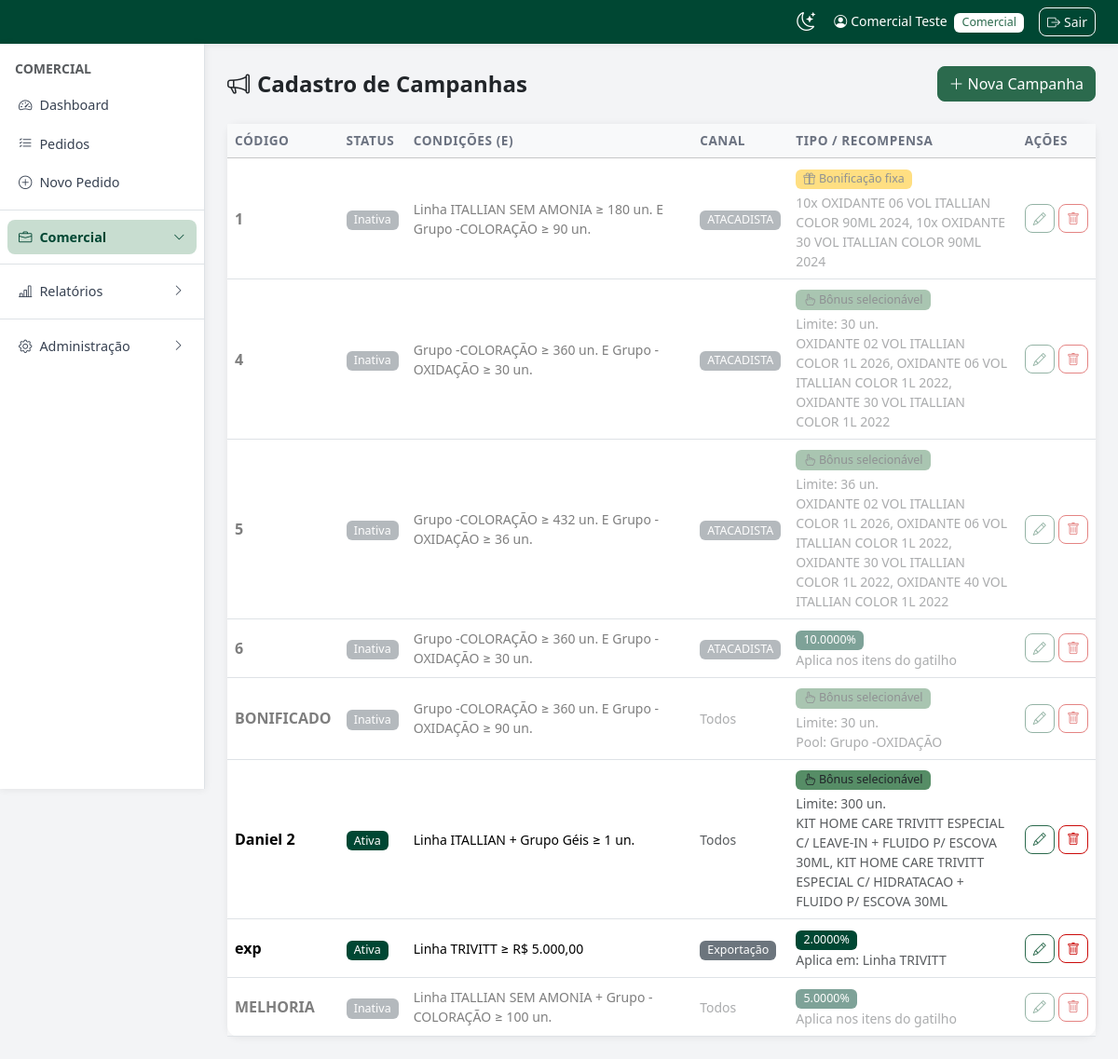
The page /admin/cadastros/campanhas.php (signed in) on the database its author committed.
### tables this page shows
CREATE TABLE `campanhas` (
  `id` int(11) NOT NULL,
  `codigo_campanha` varchar(50) DEFAULT NULL,
  `produto_id` int(11) DEFAULT NULL,
  `linha` varchar(50) DEFAULT NULL,
  `grupo` varchar(50) DEFAULT NULL,
  `subgrupo` varchar(50) DEFAULT NULL,
  `canal_venda_id` int(11) DEFAULT NULL,
  `quantidade` int(11) DEFAULT 0,
  `desconto` decimal(10,4) DEFAULT 0.0000,
  `created_at` timestamp NOT NULL DEFAULT current_timestamp(),
  `tipo` varchar(20) NOT NULL DEFAULT 'desconto',
  `valor_alvo` decimal(12,2) DEFAULT NULL,
  `bonif_modo` varchar(20) NOT NULL DEFAULT 'fixo',
  `bonif_limite_tipo` varchar(20) DEFAULT NULL,
  `bonif_limite_valor` decimal(12,2) DEFAULT NULL,
  `ativo` tinyint(4) NOT NULL DEFAULT 1,
  `bonif_selec_modo` varchar(20) NOT NULL DEFAULT 'produtos'
);

CREATE TABLE `canal_venda` (
  `id` int(11) NOT NULL,
  `canal` varchar(100) NOT NULL,
  `faixa_faturamento` varchar(100) DEFAULT NULL,
  `desconto` decimal(10,4) DEFAULT 0.0000,
  `created_at` timestamp NOT NULL DEFAULT current_timestamp(),
  `margem_negociacao` decimal(10,4) NOT NULL DEFAULT 0.0000
);

CREATE TABLE `produtos` (
  `id` int(11) NOT NULL,
  `codigo_produto` varchar(50) DEFAULT NULL,
  `linha` varchar(50) DEFAULT NULL,
  `grupo` varchar(50) DEFAULT NULL,
  `subgrupo` varchar(50) DEFAULT NULL,
  `codigo_barra` varchar(50) DEFAULT NULL,
  `descricao_pt` varchar(200) DEFAULT NULL,
  `descricao_en` varchar(200) DEFAULT NULL,
  `descricao_es` varchar(200) DEFAULT NULL,
  `desc_cliente_pt` text DEFAULT NULL,
  `desc_cliente_en` text DEFAULT NULL,
  `desc_cliente_es` text DEFAULT NULL,
  `nuance` varchar(50) DEFAULT NULL,
  `multiplo` int(11) DEFAULT 1,
  `vendas_distribuidor` decimal(10,2) DEFAULT 0.00,
  `vendas_varejo` decimal(10,2) DEFAULT 0.00,
  `vendas_exportacao` decimal(10,2) DEFAULT 0.00,
  `ncm_id` int(11) DEFAULT NULL,
  `cest` varchar(20) DEFAULT NULL,
  `status` enum('ativo','inativo') DEFAULT 'ativo',
  `created_at` timestamp NOT NULL DEFAULT current_timestamp()
);

CREATE TABLE `campanha_condicoes` (
  `id` int(11) NOT NULL,
  `codigo_campanha` varchar(50) NOT NULL,
  `criterio_tipo` varchar(20) NOT NULL,
  `criterio_valor` varchar(100) NOT NULL,
  `quantidade` int(11) NOT NULL DEFAULT 0,
  `criterio_modo` varchar(20) NOT NULL DEFAULT 'quantidade',
  `valor_min` decimal(12,2) DEFAULT NULL,
  `cond_linha` varchar(100) DEFAULT NULL,
  `cond_grupo` varchar(100) DEFAULT NULL,
  `cond_subgrupo` varchar(100) DEFAULT NULL,
  `cond_produto_id` int(11) DEFAULT NULL
);

### admin/cadastros/campanhas.php (the view, shortened to what the rows shown need)
<?php
require_once __DIR__ . '/../../config.php';
$rows = db()->query('SELECT c.*, cv.canal
    FROM campanhas c
    LEFT JOIN canal_venda cv ON cv.id = c.canal_venda_id
    ORDER BY c.codigo_campanha, c.id')->fetchAll();
$campanhas = [];
foreach ($rows as $r) {
    $k = $r['codigo_campanha'];
    if (!isset($campanhas[$k])) {
        $campanhas[$k] = [
            'codigo_campanha'    => $r['codigo_campanha'],
            'canal_venda_id'     => $r['canal_venda_id'],
            'canal'              => $r['canal'],
            'quantidade'         => $r['quantidade'],
            'desconto'           => $r['desconto'],
            'tipo'               => $r['tipo'] ?? 'desconto',
            'ativo'              => (int)($r['ativo'] ?? 1),
            'bonif_modo'         => $r['bonif_modo'] ?? 'fixo',
            'bonif_selec_modo'   => $r['bonif_selec_modo'] ?? 'produtos',
            'bonif_limite_tipo'  => $r['bonif_limite_tipo'] ?? 'quantidade',
            'bonif_limite_valor' => $r['bonif_limite_valor'] ?? null,
            'produtos'           => [],
            'bonificados'        => [],
            'condicoes'          => [],
            'desconto_alvos'     => [],
            'bonif_pool'         => [],
            'linha'              => '',
            'grupo'              => '',
            'subgrupo'           => '',
        ];
    }
}
$prodById = [];
foreach (db()->query('SELECT id, codigo_produto, descricao_pt FROM produtos')->fetchAll() as $p) {
    $prodById[(int)$p['id']] = $p['descricao_pt'] ?: $p['codigo_produto'];
}
foreach (db()->query('SELECT cb.codigo_campanha, cb.produto_id, cb.quantidade, p.codigo_produto, p.descricao_pt
    FROM campanha_bonificacao cb JOIN produtos p ON p.id = cb.produto_id ORDER BY cb.id')->fetchAll() as $b) {
    if (isset($campanhas[$b['codigo_campanha']])) {
        $campanhas[$b['codigo_campanha']]['bonificados'][] = [
            'id'             => (int)$b['produto_id'],
            'codigo_produto' => $b['codigo_produto'],
            'descricao_pt'   => $b['descricao_pt'],
            'quantidade'     => (int)$b['quantidade'],
        ];
    }
}
$condCols = 'codigo_campanha, criterio_tipo, criterio_valor, quantidade, criterio_modo, valor_min, cond_linha, cond_grupo, cond_subgrupo, cond_produto_id';
try { $condRows = db()->query("SELECT $condCols FROM campanha_condicoes ORDER BY id")->fetchAll(); }
catch (PDOException $e) {
    try { $condRows = db()->query("SELECT codigo_campanha, criterio_tipo, criterio_valor, quantidade, criterio_modo, valor_min FROM campanha_condicoes ORDER BY id")->fetchAll(); }
    catch (PDOException $e2) { $condRows = db()->query("SELECT codigo_campanha, criterio_tipo, criterio_valor, quantidade FROM campanha_condicoes ORDER BY id")->fetchAll(); }
}
foreach ($condRows as $cc) {
    if (!isset($campanhas[$cc['codigo_campanha']])) continue;
    $f = condFiltro($cc);
    $campanhas[$cc['codigo_campanha']]['condicoes'][] = [
        'linha'     => $f['linha'] ?? '',
        'grupo'     => $f['grupo'] ?? '',
        'subgrupo'  => $f['subgrupo'] ?? '',
        'produto'   => $f['produto'] ?? '',
        'qtd'       => (int)$cc['quantidade'],
        'modo'      => ($cc['criterio_modo'] ?? 'quantidade') === 'valor' ? 'valor' : 'quantidade',
        'valor_min' => (float)($cc['valor_min'] ?? 0),
    ];
}
foreach (['campanha_desconto_alvo' => 'desconto_alvos', 'campanha_bonif_pool' => 'bonif_pool'] as $tbl => $key) {
    try {
        foreach (db()->query("SELECT codigo_campanha, alvo_tipo, alvo_valor FROM $tbl ORDER BY id")->fetchAll() as $a) {
            if (isset($campanhas[$a['codigo_campanha']])) {
                $campanhas[$a['codigo_campanha']][$key][] = ['tipo' => $a['alvo_tipo'], 'valor' => $a['alvo_valor']];
            }
        }
    } catch (PDOException $e) {  }
}
function critLabel(array $cd, array $prodById): string {
    if (isset($cd['tipo'])) {
        $rot = ['produto' => 'Produto', 'linha' => 'Linha', 'grupo' => 'Grupo', 'subgrupo' => 'Subgrupo'][$cd['tipo']] ?? ucfirst($cd['tipo']);
        $nome = $cd['tipo'] === 'produto' ? ($prodById[(int)$cd['valor']] ?? ('#' . $cd['valor'])) : $cd['valor'];
        return $rot . ' ' . $nome;
    }
    $parts = [];
    if (!empty($cd['linha']))    $parts[] = 'Linha ' . $cd['linha'];
    if (!empty($cd['grupo']))    $parts[] = 'Grupo ' . $cd['grupo'];
    $out = implode(' + ', $parts);
    if (array_key_exists('modo', $cd)) {
        $out .= ($cd['modo'] ?? 'quantidade') === 'valor'
            ? ' ≥ ' . moedaBR($cd['valor_min'] ?? 0)
            : ' ≥ ' . (int)($cd['qtd'] ?? 0) . ' un.';
    }
    return $out;
}
require_once LAYOUT_PATH . '/header.php';
?>
<div class="card shadow-sm border-0">
    <div class="card-body p-0">
        <div class="table-responsive">
        <table class="table table-hover mb-0 align-middle">
            <thead class="table-light">
                <tr><th>Código</th><th>Status</th><th>Condições (E)</th><th>Canal</th><th>Tipo / Recompensa</th><th>Ações</th></tr>
            </thead>
            <tbody>
            <?php if ($campanhas): foreach ($campanhas as $c):
                $criterios = array_map(fn($cd) => critLabel($cd, $prodById), $c['condicoes']);
                $alvos     = array_map(fn($cd) => critLabel($cd, $prodById), $c['desconto_alvos']);
            ?>
                <tr class="<?= $c['ativo'] ? '' : 'opacity-50' ?>">
                    <td><strong><?= e($c['codigo_campanha']) ?></strong></td>
                    <td>
                        <?php if ($c['ativo']): ?>
                            <span class="badge bg-success">Ativa</span>
                        <?php else: ?>
                            <span class="badge bg-secondary">Inativa</span>
                        <?php endif; ?>
                    </td>
                    <td class="small">
                        <?php if ($criterios): ?>
                            <?= e(implode(' E ', $criterios)) ?>
                        <?php else: ?>
                            <span class="text-muted">—</span>
                        <?php endif; ?>
                    </td>
                    <td><?= $c['canal'] ? '<span class="badge bg-secondary">'.e($c['canal']).'</span>' : '<span class="text-muted small">Todos</span>' ?></td>
                    <td>
                        <?php if ($c['tipo'] === 'bonificacao'): ?>
                            <?php if ($c['bonif_modo'] === 'selecionavel'): ?>
                                <span class="badge bg-info text-dark mb-1"><i class="bi bi-hand-index me-1"></i>Bônus selecionável</span>
                                <div class="small text-muted">Limite: <?= $c['bonif_limite_tipo'] === 'valor' ? moedaBR($c['bonif_limite_valor']) : ((int)$c['bonif_limite_valor'] . ' un.') ?></div>
                                <div class="small text-muted" style="max-width:300px">
                                    <?php if ($c['bonif_selec_modo'] === 'categoria'): ?>
                                        Pool: <?= $c['bonif_pool'] ? e(implode(', ', array_map(fn($p) => critLabel($p, $prodById), $c['bonif_pool']))) : '<span class="text-danger">vazio</span>' ?>
                                    <?php else: ?>
                                        <?= $c['bonificados'] ? e(implode(', ', array_map(fn($b) => $b['descricao_pt'] ?: $b['codigo_produto'], $c['bonificados']))) : '<span class="text-danger">sem produtos</span>' ?>
                                    <?php endif; ?>
                                </div>
                            <?php else: ?>
                                <span class="badge bg-warning text-dark mb-1"><i class="bi bi-gift me-1"></i>Bonificação fixa</span>
                                <div class="small text-muted" style="max-width:300px">
                                    <?= $c['bonificados'] ? e(implode(', ', array_map(fn($b) => $b['quantidade'] . 'x ' . ($b['descricao_pt'] ?: $b['codigo_produto']), $c['bonificados']))) : '<span class="text-danger">sem produtos</span>' ?>
                                </div>
                            <?php endif; ?>
                        <?php else: ?>
                            <span class="badge bg-success"><?= e($c['desconto']) ?>%</span>
                            <div class="small text-muted" style="max-width:300px">
                                <?php if ($alvos): ?>Aplica em: <?= e(implode(', ', $alvos)) ?>
                                <?php else: ?><span class="text-muted">Aplica nos itens do gatilho</span><?php endif; ?>
                            </div>
                        <?php endif; ?>
                    </td>
                    <td class="text-nowrap">
                        <button class="btn btn-sm btn-outline-primary" onclick="editarReg(<?= htmlspecialchars(json_encode($c), ENT_QUOTES) ?>)"><i class="bi bi-pencil"></i></button>
                        <form method="POST" class="d-inline" onsubmit="return confirm('Excluir campanha?')">
                            <button class="btn btn-sm btn-outline-danger"><i class="bi bi-trash"></i></button>
                        </form>
                    </td>
                </tr>
            <?php endforeach; else: ?>
                <tr><td colspan="6" class="text-center text-muted py-4">Nenhuma campanha cadastrada.</td></tr>
            <?php endif; ?>
            </tbody>
        </table>
        </div>
    </div>
</div>
<?php require_once LAYOUT_PATH . '/footer.php'; ?>

### rows shown on the page
campanhas: codigo_campanha "1", ativo "Inativa", criterios "Linha ITALLIAN SEM AMONIA ≥ 180 un. E Grupo -COLORAÇÃO ≥ 90 un.", canal_venda.canal "ATACADISTA", bonificados "10x OXIDANTE 06 VOL ITALLIAN COLOR 90ML 2024, 10x OXIDANTE 30 VOL ITALLIAN COLOR 90ML 2024"
campanhas: codigo_campanha "4", ativo "Inativa", criterios "Grupo -COLORAÇÃO ≥ 360 un. E Grupo -OXIDAÇÃO ≥ 30 un.", canal_venda.canal "ATACADISTA", bonif_limite_valor "30", bonificados "OXIDANTE 02 VOL ITALLIAN COLOR 1L 2026, OXIDANTE 06 VOL ITALLIAN COLOR 1L 2022, OXIDANTE 30 VOL ITALLIAN COLOR 1L 2022"
campanhas: codigo_campanha "5", ativo "Inativa", criterios "Grupo -COLORAÇÃO ≥ 432 un. E Grupo -OXIDAÇÃO ≥ 36 un.", canal_venda.canal "ATACADISTA", bonif_limite_valor "36"
produtos: descricao_pt "OXIDANTE 02 VOL ITALLIAN COLOR 1L 2026, OXIDANTE 06 VOL ITALLIAN COLOR 1L 2022, OXIDANTE 30 VOL ITALLIAN COLOR 1L 2022, OXIDANTE 40 VOL ITALLIAN COLOR 1L 2022"
campanhas: codigo_campanha "6", ativo "Inativa", criterios "Grupo -COLORAÇÃO ≥ 360 un. E Grupo -OXIDAÇÃO ≥ 30 un.", canal_venda.canal "ATACADISTA", desconto "10.0000", shows "Aplica nos itens do gatilho"
campanhas: codigo_campanha "BONIFICADO", ativo "Inativa", shows "Todos", bonif_limite_valor "30", bonif_pool "Grupo -OXIDAÇÃO"
campanha_condicoes: implode(' E ', $criterios) "Grupo -COLORAÇÃO ≥ 360 un. E Grupo -OXIDAÇÃO ≥ 90 un."
campanhas: codigo_campanha "Daniel 2", ativo "Ativa", shows "Todos", bonif_limite_valor "300", bonificados "KIT HOME CARE TRIVITT ESPECIAL C/ LEAVE-IN + FLUIDO P/ ESCOVA 30ML, KIT HOME CARE TRIVITT ESPECIAL C/ HIDRATACAO + FLUIDO P/ ESCOVA 30ML"
campanha_condicoes: implode(' E ', $criterios) "Linha ITALLIAN + Grupo Géis ≥ 1 un."
campanhas: codigo_campanha "exp", ativo "Ativa", canal_venda.canal "Exportação", desconto "2.0000", alvos "Linha TRIVITT"
campanha_condicoes: implode(' E ', $criterios) "Linha TRIVITT ≥ R$ 5.000,00"
campanhas: codigo_campanha "MELHORIA", ativo "Inativa", shows "Todos", desconto "5.0000", shows "Aplica nos itens do gatilho"
campanha_condicoes: implode(' E ', $criterios) "Linha ITALLIAN SEM AMONIA + Grupo -COLORAÇÃO ≥ 100 un."

### other values the page prints
$_usuario['nome'] "Comercial Teste"
$_usuario['tipo'] "Comercial"
et('Sair') "Sair"
$tipoLabels[$_usuario['tipo']] "COMERCIAL"
